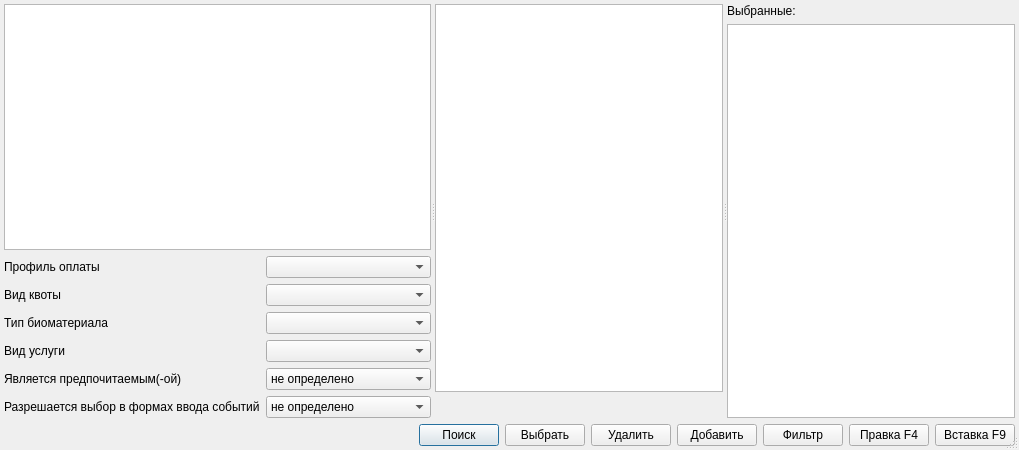
<?xml version="1.0" encoding="UTF-8"?>
<ui version="4.0">
 <class>ActionTypeSelectorDialog</class>
 <widget class="QDialog" name="ActionTypeSelectorDialog">
  <property name="geometry">
   <rect>
    <x>0</x>
    <y>0</y>
    <width>1019</width>
    <height>450</height>
   </rect>
  </property>
  <property name="windowTitle">
   <string>Dialog</string>
  </property>
  <property name="sizeGripEnabled">
   <bool>true</bool>
  </property>
  <layout class="QVBoxLayout" name="verticalLayout_3">
   <property name="margin">
    <number>4</number>
   </property>
   <item>
    <widget class="QSplitter" name="splitter">
     <property name="orientation">
      <enum>Qt::Horizontal</enum>
     </property>
     <widget class="QWidget" name="verticalLayoutWidget">
      <layout class="QVBoxLayout" name="verticalLayout">
       <property name="sizeConstraint">
        <enum>QLayout::SetDefaultConstraint</enum>
       </property>
       <item>
        <widget class="CTreeView" name="treeItems">
         <property name="sizePolicy">
          <sizepolicy hsizetype="Minimum" vsizetype="Expanding">
           <horstretch>0</horstretch>
           <verstretch>0</verstretch>
          </sizepolicy>
         </property>
        </widget>
       </item>
       <item>
        <layout class="QFormLayout" name="formLayout">
         <property name="fieldGrowthPolicy">
          <enum>QFormLayout::ExpandingFieldsGrow</enum>
         </property>
         <property name="labelAlignment">
          <set>Qt::AlignLeading|Qt::AlignLeft|Qt::AlignVCenter</set>
         </property>
         <item row="0" column="0">
          <widget class="QLabel" name="lblService">
           <property name="text">
            <string>Профиль оплаты</string>
           </property>
           <property name="buddy">
            <cstring>cmbService</cstring>
           </property>
          </widget>
         </item>
         <item row="0" column="1">
          <widget class="CRBComboBox" name="cmbService">
           <property name="sizePolicy">
            <sizepolicy hsizetype="Expanding" vsizetype="Preferred">
             <horstretch>0</horstretch>
             <verstretch>0</verstretch>
            </sizepolicy>
           </property>
          </widget>
         </item>
         <item row="1" column="0">
          <widget class="QLabel" name="lblQuotaType">
           <property name="text">
            <string>Вид квоты</string>
           </property>
           <property name="buddy">
            <cstring>cmbQuotaType</cstring>
           </property>
          </widget>
         </item>
         <item row="1" column="1">
          <widget class="CRBComboBox" name="cmbQuotaType">
           <property name="sizePolicy">
            <sizepolicy hsizetype="Expanding" vsizetype="Preferred">
             <horstretch>0</horstretch>
             <verstretch>0</verstretch>
            </sizepolicy>
           </property>
          </widget>
         </item>
         <item row="2" column="0">
          <widget class="QLabel" name="lblTissueType">
           <property name="text">
            <string>Тип биоматериала</string>
           </property>
           <property name="buddy">
            <cstring>cmbTissueType</cstring>
           </property>
          </widget>
         </item>
         <item row="2" column="1">
          <widget class="CRBComboBox" name="cmbTissueType">
           <property name="sizePolicy">
            <sizepolicy hsizetype="Expanding" vsizetype="Preferred">
             <horstretch>0</horstretch>
             <verstretch>0</verstretch>
            </sizepolicy>
           </property>
          </widget>
         </item>
         <item row="3" column="0">
          <widget class="QLabel" name="lblServiceType">
           <property name="text">
            <string>Вид услуги</string>
           </property>
           <property name="buddy">
            <cstring>cmbServiceType</cstring>
           </property>
          </widget>
         </item>
         <item row="3" column="1">
          <widget class="CActionServiceTypeComboBox" name="cmbServiceType">
           <property name="sizePolicy">
            <sizepolicy hsizetype="Expanding" vsizetype="Preferred">
             <horstretch>0</horstretch>
             <verstretch>0</verstretch>
            </sizepolicy>
           </property>
          </widget>
         </item>
         <item row="4" column="0">
          <widget class="QLabel" name="lblIsPreferable">
           <property name="text">
            <string>Является предпочитаемым(-ой)</string>
           </property>
           <property name="buddy">
            <cstring>cmbIsPreferable</cstring>
           </property>
          </widget>
         </item>
         <item row="4" column="1">
          <widget class="CComboBoxWithKeyEventHandler" name="cmbIsPreferable">
           <property name="sizePolicy">
            <sizepolicy hsizetype="Expanding" vsizetype="Preferred">
             <horstretch>0</horstretch>
             <verstretch>0</verstretch>
            </sizepolicy>
           </property>
           <item>
            <property name="text">
             <string>не определено</string>
            </property>
           </item>
           <item>
            <property name="text">
             <string>да</string>
            </property>
           </item>
           <item>
            <property name="text">
             <string>нет</string>
            </property>
           </item>
          </widget>
         </item>
         <item row="5" column="0">
          <widget class="QLabel" name="lblShowInForm">
           <property name="text">
            <string>Разрешается выбор в формах ввода событий</string>
           </property>
           <property name="buddy">
            <cstring>cmbShowInForm</cstring>
           </property>
          </widget>
         </item>
         <item row="5" column="1">
          <widget class="CComboBoxWithKeyEventHandler" name="cmbShowInForm">
           <property name="sizePolicy">
            <sizepolicy hsizetype="Expanding" vsizetype="Preferred">
             <horstretch>0</horstretch>
             <verstretch>0</verstretch>
            </sizepolicy>
           </property>
           <item>
            <property name="text">
             <string>не определено</string>
            </property>
           </item>
           <item>
            <property name="text">
             <string>да</string>
            </property>
           </item>
           <item>
            <property name="text">
             <string>нет</string>
            </property>
           </item>
          </widget>
         </item>
        </layout>
       </item>
      </layout>
     </widget>
     <widget class="QWidget" name="layoutWidget">
      <layout class="QGridLayout" name="gridLayout">
       <item row="0" column="0" colspan="3">
        <widget class="CTableView" name="tblItems"/>
       </item>
       <item row="1" column="0">
        <widget class="QLabel" name="lblCountRows">
         <property name="text">
          <string/>
         </property>
        </widget>
       </item>
       <item row="1" column="1">
        <widget class="QLabel" name="lblCountSelectedRows">
         <property name="text">
          <string/>
         </property>
        </widget>
       </item>
       <item row="1" column="2">
        <spacer name="horizontalSpacer_2">
         <property name="orientation">
          <enum>Qt::Horizontal</enum>
         </property>
         <property name="sizeHint" stdset="0">
          <size>
           <width>40</width>
           <height>20</height>
          </size>
         </property>
        </spacer>
       </item>
      </layout>
     </widget>
     <widget class="QWidget" name="layoutWidget">
      <layout class="QVBoxLayout" name="verticalLayout_2">
       <property name="sizeConstraint">
        <enum>QLayout::SetMaximumSize</enum>
       </property>
       <item>
        <widget class="QLabel" name="label">
         <property name="sizePolicy">
          <sizepolicy hsizetype="Preferred" vsizetype="Fixed">
           <horstretch>0</horstretch>
           <verstretch>0</verstretch>
          </sizepolicy>
         </property>
         <property name="text">
          <string>Выбранные:</string>
         </property>
         <property name="buddy">
          <cstring>itemSelectBox</cstring>
         </property>
        </widget>
       </item>
       <item>
        <widget class="CTableView" name="itemSelectBox">
         <property name="sizePolicy">
          <sizepolicy hsizetype="Preferred" vsizetype="Preferred">
           <horstretch>0</horstretch>
           <verstretch>0</verstretch>
          </sizepolicy>
         </property>
        </widget>
       </item>
      </layout>
     </widget>
    </widget>
   </item>
   <item>
    <layout class="QHBoxLayout" name="horizontalLayout_2">
     <item>
      <spacer name="horizontalSpacer">
       <property name="orientation">
        <enum>Qt::Horizontal</enum>
       </property>
       <property name="sizeHint" stdset="0">
        <size>
         <width>40</width>
         <height>20</height>
        </size>
       </property>
      </spacer>
     </item>
     <item>
      <widget class="QPushButton" name="btnFind">
       <property name="text">
        <string>Поиск</string>
       </property>
      </widget>
     </item>
     <item>
      <widget class="QPushButton" name="btnAddItemToSelectBox">
       <property name="text">
        <string>Выбрать</string>
       </property>
      </widget>
     </item>
     <item>
      <widget class="QPushButton" name="btnRemoveItemFromSelectBox">
       <property name="text">
        <string>Удалить</string>
       </property>
      </widget>
     </item>
     <item>
      <widget class="QPushButton" name="btnSelect">
       <property name="text">
        <string>Добавить</string>
       </property>
      </widget>
     </item>
     <item>
      <widget class="QPushButton" name="btnFilter">
       <property name="text">
        <string>Фильтр</string>
       </property>
      </widget>
     </item>
     <item>
      <widget class="QPushButton" name="btnEdit">
       <property name="text">
        <string>Правка F4</string>
       </property>
      </widget>
     </item>
     <item>
      <widget class="QPushButton" name="btnNew">
       <property name="text">
        <string>Вставка F9</string>
       </property>
      </widget>
     </item>
    </layout>
   </item>
  </layout>
  <zorder>splitter</zorder>
  <zorder></zorder>
 </widget>
 <customwidgets>
  <customwidget>
   <class>CTreeView</class>
   <extends>QTreeView</extends>
   <header>library/TreeView.h</header>
  </customwidget>
  <customwidget>
   <class>CTableView</class>
   <extends>QTableView</extends>
   <header>library/TableView.h</header>
  </customwidget>
  <customwidget>
   <class>CRBComboBox</class>
   <extends>QComboBox</extends>
   <header>library/crbcombobox.h</header>
  </customwidget>
  <customwidget>
   <class>CActionServiceTypeComboBox</class>
   <extends>QComboBox</extends>
   <header location="global">Events/ActionServiceType.h</header>
  </customwidget>
  <customwidget>
   <class>CComboBoxWithKeyEventHandler</class>
   <extends>QComboBox</extends>
   <header>RefBooks/ActionTypeGroup/ComboBoxWithEventHandler.h</header>
  </customwidget>
 </customwidgets>
 <tabstops>
  <tabstop>treeItems</tabstop>
  <tabstop>cmbService</tabstop>
  <tabstop>cmbQuotaType</tabstop>
  <tabstop>cmbTissueType</tabstop>
  <tabstop>cmbServiceType</tabstop>
  <tabstop>cmbIsPreferable</tabstop>
  <tabstop>cmbShowInForm</tabstop>
  <tabstop>tblItems</tabstop>
  <tabstop>itemSelectBox</tabstop>
  <tabstop>btnAddItemToSelectBox</tabstop>
  <tabstop>btnSelect</tabstop>
  <tabstop>btnFilter</tabstop>
  <tabstop>btnEdit</tabstop>
  <tabstop>btnNew</tabstop>
 </tabstops>
 <resources/>
 <connections/>
</ui>
